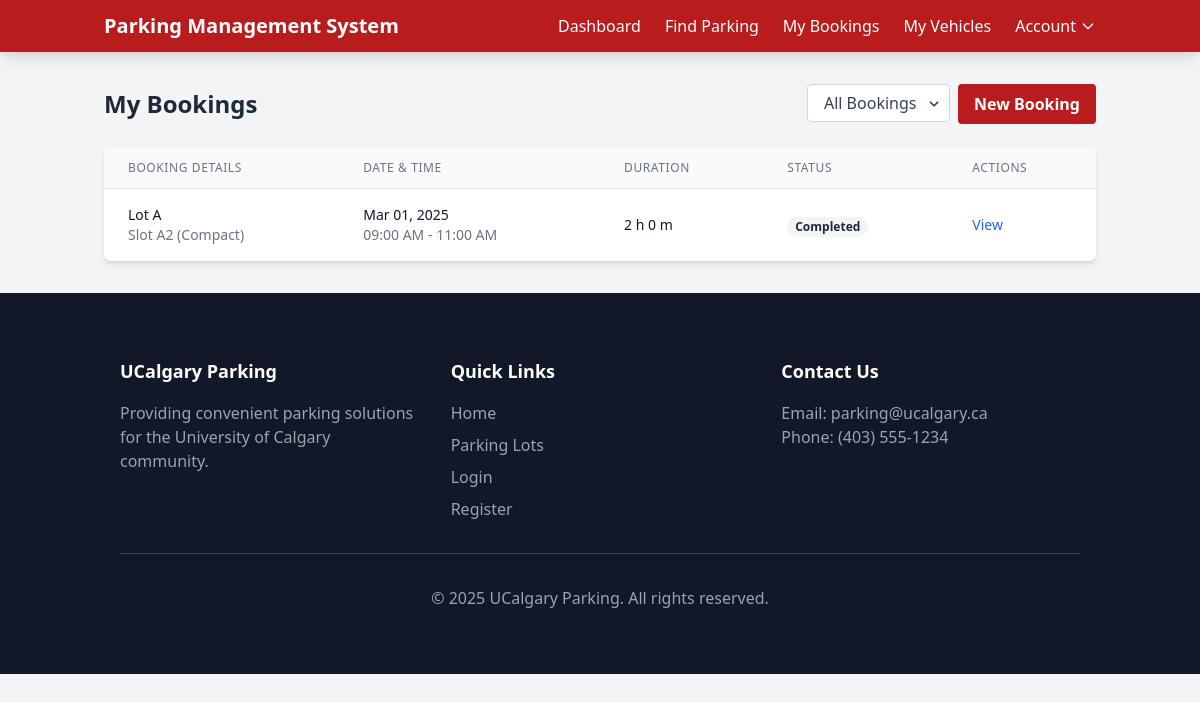
Before: /my-bookings.php (signed in) with the older database file.
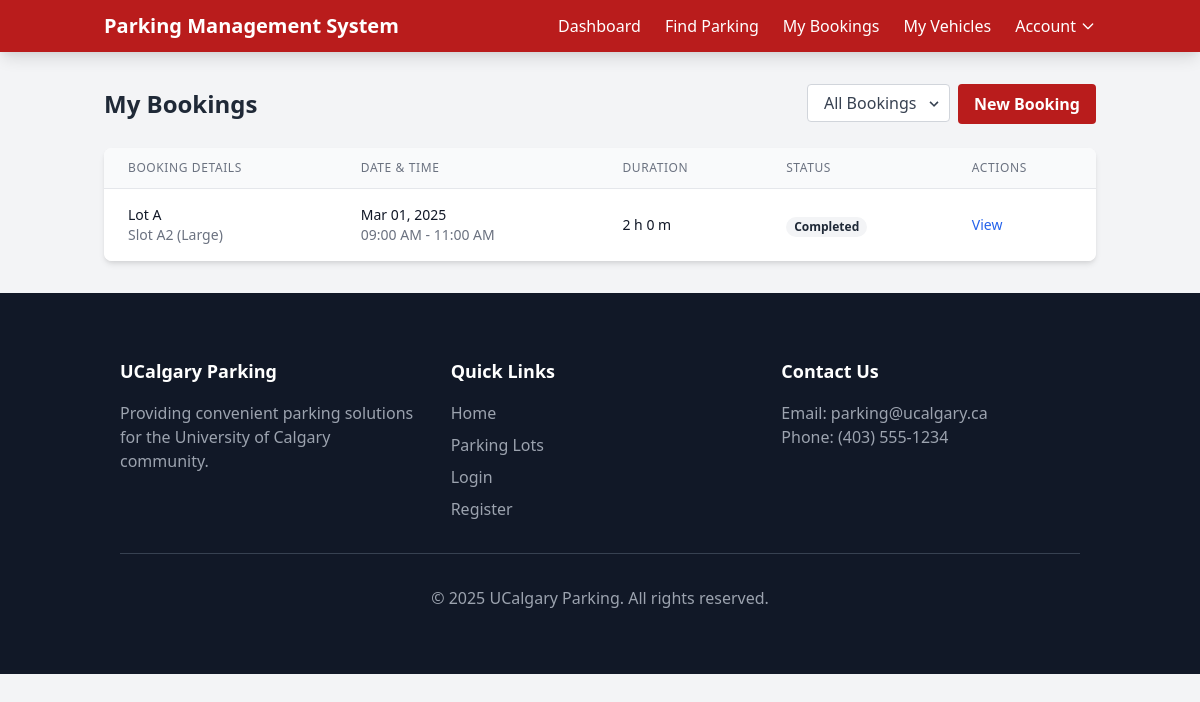
After: the same page with the newer database file.
### tables this page shows
CREATE TABLE bookings (
    booking_id INT AUTO_INCREMENT PRIMARY KEY,
    customer_id INT NOT NULL,
    vehicle_id INT NOT NULL,
    slot_id INT NOT NULL,
    start_time DATETIME NOT NULL,
    end_time DATETIME NOT NULL,
    status ENUM('Active','Completed','Cancelled') NOT NULL DEFAULT 'Active',
    FOREIGN KEY (customer_id) REFERENCES customers(user_id) ON DELETE CASCADE,
    FOREIGN KEY (slot_id) REFERENCES parking_slots(slot_id) ON DELETE CASCADE,
    FOREIGN KEY (vehicle_id) REFERENCES vehicles(vehicle_id) ON DELETE CASCADE
);

CREATE TABLE parking_slots (
    slot_id INT AUTO_INCREMENT PRIMARY KEY,
    lot_id INT NOT NULL,
    slot_number VARCHAR(10) NOT NULL,
    status ENUM('Available','Occupied','Reserved') NOT NULL DEFAULT 'Available',
    type ENUM('Compact','Large','Handicapped') NOT NULL,
    hourly_rate DECIMAL(10,2) NOT NULL,
    FOREIGN KEY (lot_id) REFERENCES parking_lots(lot_id) ON DELETE CASCADE
);

CREATE TABLE parking_lots (
    lot_id INT AUTO_INCREMENT PRIMARY KEY,
    name VARCHAR(100) NOT NULL,
    location VARCHAR(255),
    total_slots INT NOT NULL
);

### src/includes/db.php (called while the page is built, shortened)
<?php
class Database {
    private $host = "localhost";
    private $user = "root";
    private $pass = "";
    private $dbname = "parking_management";
    private $conn;
    public function __construct() {
        try {
            $this->conn = new PDO("mysql:host={$this->host};dbname={$this->dbname}", $this->user, $this->pass);
            $this->conn->setAttribute(PDO::ATTR_ERRMODE, PDO::ERRMODE_EXCEPTION);
            $this->conn->setAttribute(PDO::ATTR_DEFAULT_FETCH_MODE, PDO::FETCH_ASSOC);
        } catch(PDOException $e) {
            error_log("Database connection failed: " . $e->getMessage());
            die("Database connection failed. Please check your configuration.");
        }
    }
    public function query($sql, $params = []) {
        $stmt = $this->conn->prepare($sql);
        $stmt->execute($params);
        return $stmt;
    }
}

### src/includes/functions.php (called while the page is built, shortened)
<?php
function calculateDuration($start, $end) {
    $startTime = new DateTime($start);
    $endTime = new DateTime($end);
    $interval = $startTime->diff($endTime);
    $hours = $interval->h + ($interval->days * 24);
    $minutes = $interval->i;
    return [
        'hours' => $hours,
        'minutes' => $minutes,
        'total_minutes' => ($hours * 60) + $minutes
    ];
}
function formatDate($date, $format = 'M d, Y h:i A') {
    return date($format, strtotime($date));
}
?>

### src/my-bookings.php (the view, shortened to what the changed rows need)
<?php
require_once 'includes/db.php';
require_once 'includes/functions.php';
$user_id = $_SESSION['user_id'];
$db = new Database();
$page = isset($_GET['page']) ? max(1, intval($_GET['page'])) : 1;
$perPage = 10;
$offset = ($page - 1) * $perPage;
$statusFilter = isset($_GET['status']) ? sanitize($_GET['status']) : 'all';
$statusWhere = $statusFilter !== 'all' ? "AND b.status = '{$statusFilter}'" : "";
$query = "SELECT b.*, ps.slot_number, pl.name AS lot_name, ps.type AS slot_type
         FROM bookings b
         JOIN parking_slots ps ON b.slot_id = ps.slot_id
         JOIN parking_lots pl ON ps.lot_id = pl.lot_id
         WHERE b.customer_id = ? {$statusWhere}
         ORDER BY b.start_time DESC
         LIMIT {$perPage} OFFSET {$offset}";
$bookings = $db->query($query, [$user_id])->fetchAll();
?>
<!DOCTYPE html>
<html lang="en">
<head>
    <link href="https://cdn.jsdelivr.net/npm/tailwindcss@2.2.19/dist/tailwind.min.css" rel="stylesheet">
    <link rel="stylesheet" href="assets/css/styles.css">
</head>
<body class="bg-gray-100 font-sans">
    <div class="container mx-auto px-4 py-8">
        <div class="max-w-6xl mx-auto">
            <div class="flex flex-col md:flex-row justify-between items-start md:items-center mb-6">
                <h1 class="text-2xl font-bold text-gray-800 mb-4 md:mb-0">My Bookings</h1>
            </div>
            <div class="bg-white rounded-lg shadow-md overflow-hidden">
                <?php if (count($bookings) > 0): ?>
                    <div class="overflow-x-auto">
                        <table class="min-w-full divide-y divide-gray-200">
                            <thead class="bg-gray-50">
                                <tr>
                                    <th scope="col" class="px-6 py-3 text-left text-xs font-medium text-gray-500 uppercase tracking-wider">
                                        Booking Details
                                    </th>
                                    <th scope="col" class="px-6 py-3 text-left text-xs font-medium text-gray-500 uppercase tracking-wider">
                                        Date & Time
                                    </th>
                                    <th scope="col" class="px-6 py-3 text-left text-xs font-medium text-gray-500 uppercase tracking-wider">
                                        Duration
                                    </th>
                                    <th scope="col" class="px-6 py-3 text-left text-xs font-medium text-gray-500 uppercase tracking-wider">
                                        Status
                                    </th>
                                    <th scope="col" class="px-6 py-3 text-left text-xs font-medium text-gray-500 uppercase tracking-wider">
                                        Actions
                                    </th>
                                </tr>
                            </thead>
                            <tbody class="bg-white divide-y divide-gray-200">
                                <?php foreach ($bookings as $booking): ?>
                                    <?php
                                    $now = new DateTime();
                                    $startTime = new DateTime($booking['start_time']);
                                    $endTime = new DateTime($booking['end_time']);
                                    $isOngoing = ($now >= $startTime && $now <= $endTime && $booking['status'] === 'Active');
                                    $duration = calculateDuration($booking['start_time'], $booking['end_time']);
                                    ?>
                                    <tr class="<?php echo $isOngoing ? 'bg-blue-50' : ''; ?>">
                                        <td class="px-6 py-4">
                                            <div class="text-sm font-medium text-gray-900">
                                                <?php echo htmlspecialchars($booking['lot_name']); ?>
                                            </div>
                                            <div class="text-sm text-gray-500">
                                                Slot <?php echo htmlspecialchars($booking['slot_number']); ?> (<?php echo htmlspecialchars($booking['slot_type']); ?>)
                                            </div>
                                        </td>
                                        <td class="px-6 py-4 whitespace-nowrap">
                                            <div class="text-sm text-gray-900">
                                                <?php echo formatDate($booking['start_time'], 'M d, Y'); ?>
                                            </div>
                                            <div class="text-sm text-gray-500">
                                                <?php echo formatDate($booking['start_time'], 'h:i A'); ?> - <?php echo formatDate($booking['end_time'], 'h:i A'); ?>
                                            </div>
                                        </td>
                                        <td class="px-6 py-4 whitespace-nowrap">
                                            <div class="text-sm text-gray-900">
                                                <?php echo $duration['hours']; ?> h <?php echo $duration['minutes']; ?> m
                                            </div>
                                        </td>
                                        <td class="px-6 py-4 whitespace-nowrap">
                                            <span class="px-2 inline-flex text-xs leading-5 font-semibold rounded-full
                                                <?php
                                                switch($booking['status']) {
                                                    case 'Completed': echo 'bg-gray-100 text-gray-800'; break;
                                                }
                                                ?>">
                                                <?php echo $isOngoing ? 'In Progress' : htmlspecialchars($booking['status']); ?>
                                            </span>
                                        </td>
                                        <td class="px-6 py-4 whitespace-nowrap text-sm font-medium">
                                            <a href="booking-details.php?id=<?php echo $booking['booking_id']; ?>" class="text-blue-600 hover:text-blue-900">
                                                View
                                            </a>
                                        </td>
                                    </tr>
                                <?php endforeach; ?>
                            </tbody>
                        </table>
                    </div>
                <?php endif; ?>
            </div>
        </div>
    </div>
</body>
</html>

Changed rows visible on the page:
changed through a linked row, bookings "09:00 AM": slot.type "Compact" → "Large"
